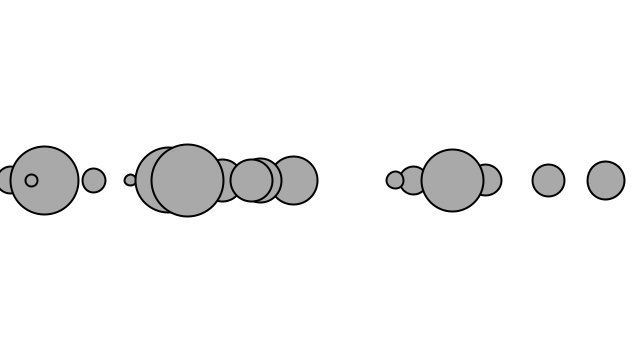
Frame 1 (no input)
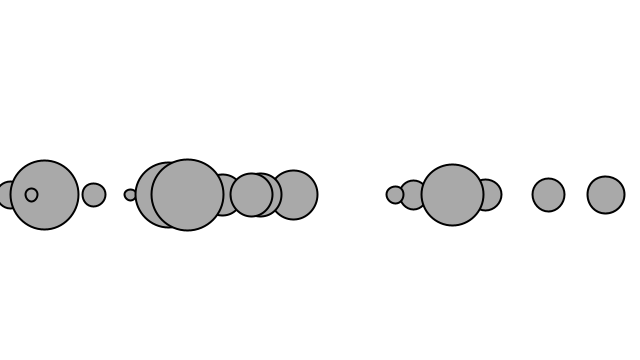
Frame 60 (the mouse pressed at the canvas centre just before this capture)
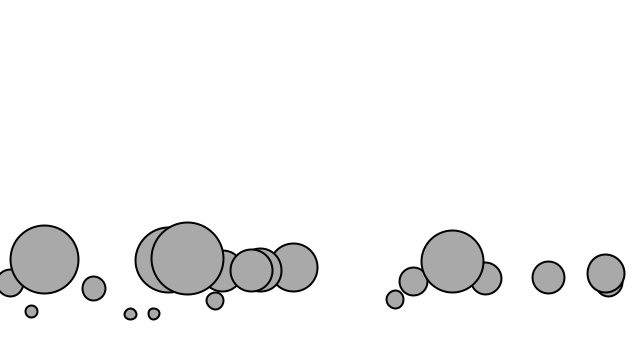
Frame 120 (the mouse held since frame 60 and released just before this capture)

The Processing sketch that drew these frames (run headless with seeded random() and noise(); from frame 60 on, the mouse is pressed at the canvas centre):

// Processing sketch: ForceSimulation_2
// ── ForceSimulation_2.pde
Mover[] movers;

void setup() {
  size(640, 360);
  movers = new Mover[20];
  for (int i = 0; i < movers.length; i++) {
    movers[i] = new Mover();
  }
}

void draw() {
  background(255);
  
  for (Mover m : movers) {
    
    PVector gravity = new PVector(0, 0.3);
    gravity.mult(m.mass);
    m.applyForce(gravity);
    
    if (mousePressed) {
      PVector drag = m.velocity.get();
      drag.normalize();
      float c = -0.003;
      float speed = m.velocity.mag();
      drag.mult(c*speed*speed);
      m.applyForce(drag);
    }
    //if (mousePressed) {
    //  PVector wind = new PVector(0.2, 0);
    //  m.applyForce(wind);
    //}
  
    m.update();
    m.edges();
    m.display();
  }
}

// ── Mover.pde
class Mover {
  PVector location;
  PVector velocity;
  PVector acceleration;
  float mass;
  
  Mover() {
    location = new PVector(random(width),height/2);
    velocity = new PVector(0, 0);
    acceleration = new PVector(0, 0);
    mass = random(0.5, 4);
  }
  
  void applyForce(PVector force) {
    PVector f = PVector.div(force, mass); 
    acceleration.add(f);
  }
  void update() {
    
    velocity.add(acceleration);
    location.add(velocity);
    acceleration.mult(0);
    
  }
  
  void edges() {
    if (location.x > width) {
      location.x = width;
      velocity.x *= -1;
    }
    if (location.x < 0) {
      location.x = 0;
      velocity.x *= -1;
    }
    if (location.y > height) {
      location.y = height;
      velocity.y *= -1;
    }
    if (location.x < 0) {
      location.y = 0;
      velocity.y *= -1;
    }
  }
  
  void display() {
    stroke(0);
    strokeWeight(2);
    fill(169);
    ellipse(location.x, location.y, mass*20, mass*20);
  }
}
